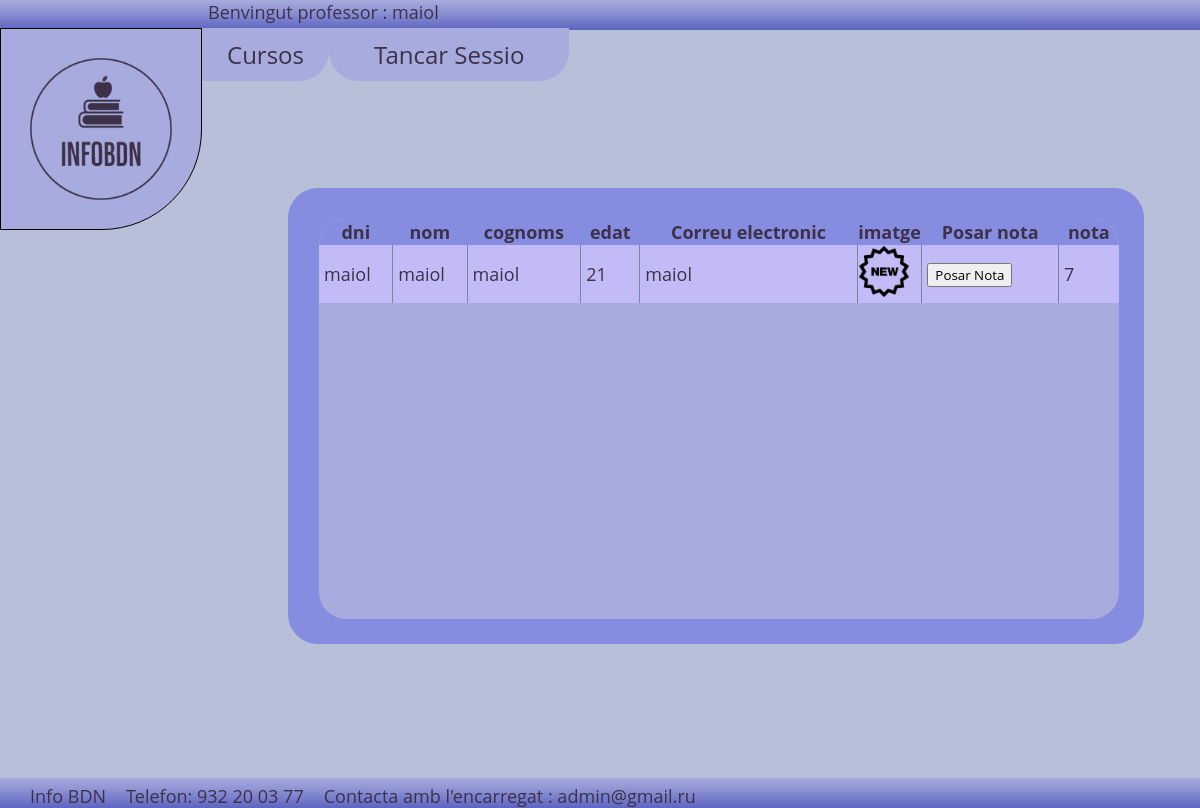
Screenshot of /infoDB/menu.php?curs=1 (signed in) with the database file from the repository.
### tables this page shows
CREATE TABLE `matricules` (
  `FKAlumnesDNI` varchar(9) NOT NULL,
  `FKCursosCODI` int(11) NOT NULL,
  `nota` int(11) DEFAULT NULL,
  `estatM` tinyint(1) NOT NULL
);

CREATE TABLE `alumnes` (
  `dni` varchar(9) NOT NULL,
  `nom` varchar(60) NOT NULL,
  `cognom` varchar(60) NOT NULL,
  `fotografia` varchar(60) NOT NULL,
  `edat` varchar(11) NOT NULL,
  `correuElectronic` varchar(60) NOT NULL,
  `contrasenya` varchar(60) NOT NULL,
  `estat` tinyint(1) NOT NULL
);

### infoDB/alumne/alumneFuncions.php (the view, shortened to what this page needs)
<?php
    function menuProfessors(){
        echo"<nav>";
            echo "<a href='menu.php?opcio=" . "Llistar_cursos" . "'>Cursos</a>";
            echo '<a href="functions/closeSession.php">Tancar Sessio</a>';
        echo"</nav>";
    }
        ?>
        <?php
    function llistaralumnesCurs(){
            if(isset($_GET["curs"]) ||isset($_POST["buscarcheck"])){
                $conexion = concetarBD();
                $curs=$_GET["curs"];
                $sql = "SELECT * FROM `alumnes` INNER JOIN `matricules` ON `dni`=`FKAlumnesDNI` WHERE `FKCursosCODI`='$curs' AND `estatM` = 1";
                $consulta = mysqli_query($conexion,$sql);
                if($consulta == false){
                    mysqli_error($conexion);
                }else{
                echo "<div class='encapsulador'>";
                    echo "<div class='taulaCurs'>";
                    echo "<table>";
                    echo "<tr>";
                        echo "<th>dni</th><th>nom</th><th>cognoms</th><th>edat</th><th>Correu electronic</th><th>imatge</th><th>Posar nota</th><th>nota</th>";
                        echo "</tr>";
                    }
                while($row = mysqli_fetch_array($consulta)){
                    echo "<tr>";
                    echo "<td>$row[dni]</td>";
                    echo "<td>$row[nom]</td>";
                    echo "<td>$row[cognom]</td>";
                    echo "<td>$row[edat]</td>";
                    echo "<td>$row[correuElectronic]</td>";
                    echo "<td class='fotoTd'><img class='fotoLlista' src='media/alumnes/$row[fotografia]'></td>";
                    echo '<td><button onclick="posarNota(\''.$row['dni'].'\',\''.$curs.'\')">Posar Nota</button></td>';
                    echo "<td>$row[nota]</td>";
                    echo "</tr>";
                }
                echo "</table>";
                    echo "</div>";
                echo "</div>";
                }
        }
?>

### infoDB/style/styles.css (style rules this page uses)
body, html { width: 100%; height: 100%; }
* { font-family: 'Open Sans'; font-style: normal; }
body { background-color: #b8c0d9; color: #3d314a; font-size: 18px; }
table { table-layout:auto; width: 100%; border-collapse: collapse; background-color: #868ce0; }
td:not(.fotoTd) { padding-left: 5px; }
tr:nth-child(even) { background-color: #c3bbf6; }
tr:nth-child(odd) { background-color: #acc7ed; }
table tr td:not(:first-child) { border-left: lightslategray solid 1px; }
th { background-color: #868ce0; }
.taulaCurs { width: 800px; height: 400px; overflow:auto; border: solid 3px #868ce0; margin-top: 25px; margin-left: 25px; border-radius: 30px; background-color: #a7abdd; }
.encapsulador { grid-area: 2/2; width: 850px; height: 450px; margin-left: -200px; border: solid 3px #868ce0; border-radius: 30px; background-color: #868ce0; }
.fotoTd { width: 50px; }
.fotoLlista { width: 50px; margin-left: auto; margin-right: auto; }
.navegacio nav a { background-color:#a7abdd; padding: 10px 45px; border-radius: 0 0 30px 30px; text-decoration: none; color: #3d314a; }
.navegacio nav a:first-child { background-color:#a7abdd; padding: 10px 25px; border-radius: 0 0 30px 0px; }

### rows the page displays
matricules: FKAlumnesDNI.dni "maiol", FKAlumnesDNI.nom "maiol", FKAlumnesDNI.cognom "maiol", FKAlumnesDNI.edat "21", FKAlumnesDNI.correuElectronic "maiol", FKAlumnesDNI.fotografia (picture), nota "7"

### other values shown
$_SESSION["login"] "professor"
$_SESSION["usuari"]["nom"] "maiol"
